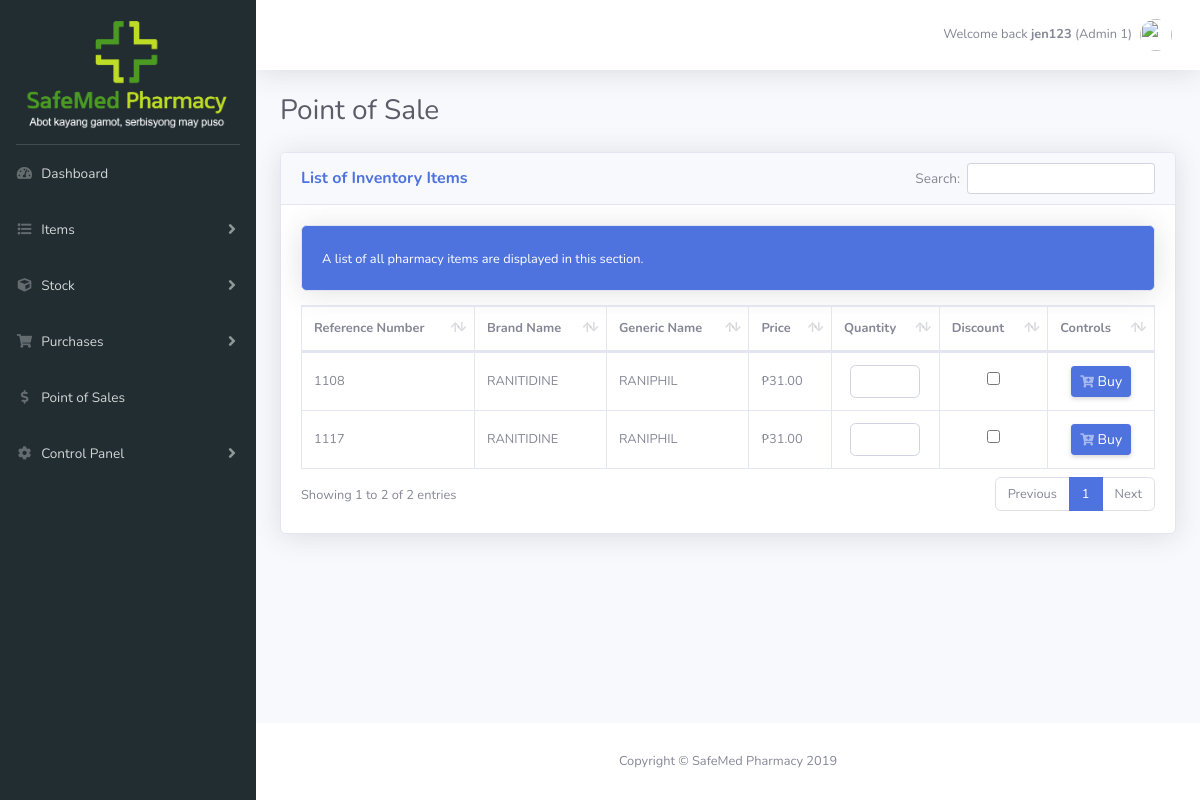
The page /pos.php (signed in) on the database its author committed.
### tables this page shows
CREATE TABLE IF NOT EXISTS `dim_inventory` (
  `item_id` int(30) NOT NULL AUTO_INCREMENT,
  `ref_num` int(11) DEFAULT NULL,
  `brand_name` varchar(200) NOT NULL,
  `generic_name` varchar(200) NOT NULL,
  `uom` varchar(100) NOT NULL,
  `supplier` varchar(100) NOT NULL,
  `defective_qty` int(30) NOT NULL,
  `order_qty` int(30) NOT NULL,
  `unit_price` double(10,2) NOT NULL,
  `selling_price` double(10,2) NOT NULL,
  `total_price` double(10,2) NOT NULL,
  `category` varchar(100) NOT NULL,
  `expiration_date` date NOT NULL,
  `added_by` varchar(100) NOT NULL,
  `date_added` date NOT NULL,
  `status` varchar(100) NOT NULL,
  `sku` int(30) NOT NULL,
  `stock_count` int(11) NOT NULL DEFAULT '0',
  PRIMARY KEY (`item_id`)
);

### pos.php (the view, shortened to what this page needs)
<!DOCTYPE html>
<html lang="en">
<?php
$connect = mysqli_connect('localhost', 'root', '', 'safemedpharmacy');
?>
<head>
	<?php include('assets.php'); ?>
	<link href="vendor/datatables/dataTables.bootstrap4.min.css" rel="stylesheet">
	<?php include('head-actions.php'); ?>
</head>
<body id="page-top">
	<div id="wrapper">
		<?php include('sidebar.php'); ?>
		<div id="content-wrapper" class="d-flex flex-column">
			<div id="content">
				<?php include('top-bar.php'); ?>
				<div class="container-fluid">
					<div class="d-sm-flex align-items-center justify-content-between mb-4">
						<h1 class="h3 mb-0 text-gray-800">Point of Sale</h1>
					</div>
					<div class="card shadow mb-4">
						<div class="card-header header-t py-3">
							<h6 class="m-0 font-weight-bold text-primary">List of Inventory Items</h6>
						</div>
						<div class="card-body">
							<div class="mb-2">
								<div class="card bg-primary text-white shadow">
									<div class="card-body">
										<span style="font-size: 0.80rem;">A list of all pharmacy items are displayed in this section.</span>
									</div>
								</div>
							</div>
							<div class="table-responsive">
								<table class="table table-bordered t1" id="dataTable" width="100%" cellspacing="0">
									<thead>
										<tr>
											<th>Reference Number</th>
											<th>Brand Name</th>
											<th>Generic Name</th>
											<th>Price</th>
											<th>Quantity</th>
											<th>Discount</th>
											<th class="controls">Controls</th>
										</tr>
									</thead>
									<tbody>
										<tr>
											<?php
											$query = "SELECT * FROM dim_inventory WHERE order_qty >= 1 AND status ='Received'";
											$result_set =  mysqli_query($connect, $query);
											while($row = mysqli_fetch_array($result_set)) {
												?>
												<td><?php echo $row['ref_num']; ?></td>
												<td><?php echo $row['brand_name']; ?></td>
												<td><?php echo $row['generic_name']; ?></td>
												<td>₱<?php echo $row['selling_price']; ?></td>
												<td style="text-align: center;">
													<form class="form control_button" action="add-to-cart-pos-process.php" method="post">
														<input class="form-control" type="number" name="quantity" min="1" max="<?php echo $row['stock_count']; ?>" style="width: 70px; font-size: 0.80rem;">
													</td>
													<td>
														<center><input type="checkbox" name="discount" value="yes"></center>
													</td>
													<td class="controls"><center>
														<button type="submit" id="submit" name="add-to-cart" class="d-none d-sm-inline-block btn btn-sm btn-primary shadow-sm"><i class="fas fa-cart-plus fa-sm text-white-50"></i> Buy</button>
												</center></td>
												</tr><?php } ?>
											</tbody>
										</table>
									</div>
								</div>
							</div>
						</div>
							</div>
							<footer class="sticky-footer bg-white">
								<div class="container my-auto">
									<div class="copyright text-center my-auto">
										<span>Copyright &copy; SafeMed Pharmacy 2019</span>
									</div>
								</div>
							</footer>
						</div>
					</body>
					</html>

### pos.php (style rules this page uses)
#dataTable tr td { vertical-align: middle; }
#dataTable_wrapper, .table-responsive { font-size: .80rem; }
.control_button { display: inline-block; }

### rows shown on the page
dim_inventory: ref_num "1108", brand_name "RANITIDINE", generic_name "RANIPHIL", selling_price "31.00"
dim_inventory: ref_num "1117", brand_name "RANITIDINE", generic_name "RANIPHIL", selling_price "31.00"

### other values the page prints
$username "jen123"
$name "Admin 1"
